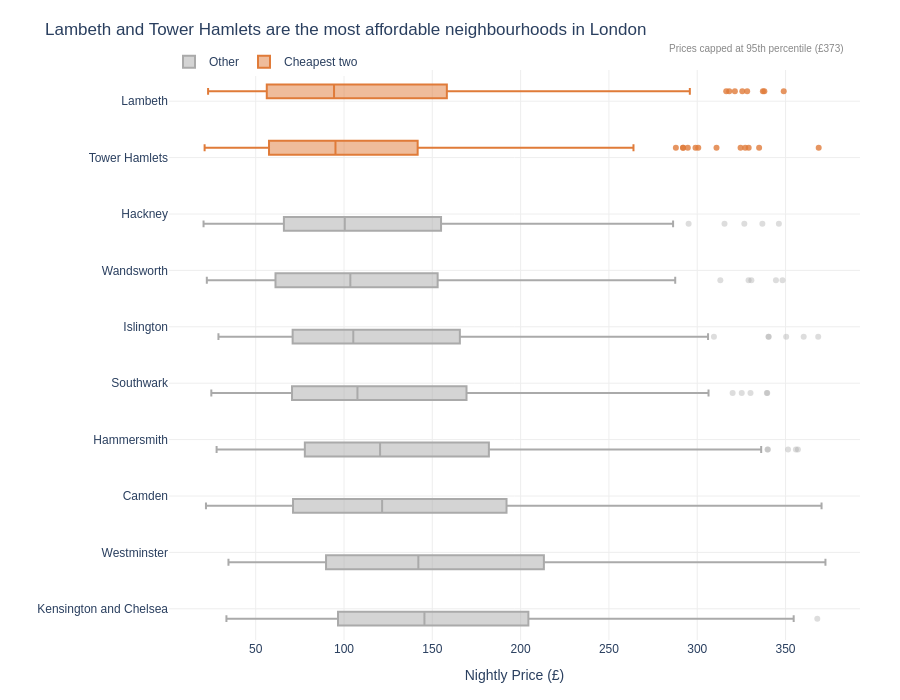

The notebook cell this image was saved under:
### Markdown cell above
## Task 2 — Box plot: listing activity by borough

**What to build:** A **horizontal box plot** comparing listing activity (reviews per month) across London boroughs — reviews per month is a proxy for how frequently a listing is booked.

**Requirements:**
- Horizontal orientation (borough names are long)
- Sorted by median reviews per month (most active at top)
- Highlight the **two most active** boroughs in a different colour
- Outliers shown as individual points
- Insight title naming the two busiest boroughs

> 💡 Some listings have zero reviews — these are new or inactive listings. Filter them out with before plotting

### Code cell
# Task 2
# YOUR CODE HERE
# ── Data prep ─────────────────────────────────────────────────────────────────
# Sort neighbourhoods by median price — most expensive at top for horizontal plot
neighbourhood_order = df_cap.groupby('neighbourhood')['price'].median().sort_values(ascending=True).index.tolist()


# Identify the two cheapest neighbourhoods (first two in ascending sort)
two_cheapest = neighbourhood_order[:2]
print(f"Two cheapest neighbourhoods: {two_cheapest}")

# Colour role column: highlight the two cheapest
df_cap['highlight'] = df_cap['neighbourhood'].apply(lambda n: 'Cheapest two' if n in two_cheapest else 'Other')

# Colour palette: highlight = orange, rest = grey
palette = {'Cheapest two': '#E07B39', 'Other': '#AAAAAA'}

# ── Step 1: Plotly Express base chart ─────────────────────────────────────────
fig = px.box(
    df_cap,
    x='price',
    y='neighbourhood',
    color='highlight',
    category_orders={
        'neighbourhood': neighbourhood_order,   # sorted by median
        'highlight': ['Other', 'Cheapest two'], # legend order
    },
    color_discrete_map=palette,
    labels={'price': 'Nightly Price (£)', 'neighbourhood': ''},
    title=f'{two_cheapest[0]} and {two_cheapest[1]} are the most affordable neighbourhoods in London',
    points='outliers',# show outliers as individual points
    height=700

)

# ── Step 2: Graph Objects customisation ───────────────────────────────────────
fig.update_traces(
    selector=dict(name='Other'),
    marker=dict(opacity=0.4),
)
fig.update_traces(
    selector=dict(name='Cheapest two'),
    marker=dict(opacity=0.8),
)

# Outlier cap annotation
fig.add_annotation(
    xref='paper', yref='paper', x=0.98, y=1.05,
    text=f'Prices capped at 95th percentile (£{p95:.0f})',
    showarrow=False,
    font=dict(size=10, color='#888888'),
    align='right',
)

fig.update_layout(
    plot_bgcolor='white',
    paper_bgcolor='white',
    font=dict(family='Arial', size=12),
    legend=dict(title='', orientation='h', y=1.04),
    margin=dict(l=160, r=40, t=70, b=60),
)
fig.update_xaxes(gridcolor='#EEEEEE')
fig.update_yaxes(gridcolor='#EEEEEE')

fig.show()

### Figure 1 — Plotly figure (JSON) as saved in the notebook; plotly's stock layout.template omitted (floating-point values rounded to 4 significant figures; data arrays with more than 128 entries replaced by an {"elided": "..."} marker saying what was removed)
{"data": [{"alignmentgroup": "True", "boxpoints": "outliers", "hovertemplate": "highlight=Other<br>Nightly Price (£)=%{x}<br>=%{y}<extra></extra>", "legendgroup": "Other", "marker": {"color": "#AAAAAA", "opacity": 0.4}, "name": "Other", "notched": false, "offsetgroup": "Other", "orientation": "h", "showlegend": true, "type": "box", "x": {"elided": "1877 float values"}, "x0": " ", "xaxis": "x", "y": {"elided": "1877 str values"}, "y0": " ", "yaxis": "y"}, {"alignmentgroup": "True", "boxpoints": "outliers", "hovertemplate": "highlight=Cheapest two<br>Nightly Price (£)=%{x}<br>=%{y}<extra></extra>", "legendgroup": "Cheapest two", "marker": {"color": "#E07B39", "opacity": 0.8}, "name": "Cheapest two", "notched": false, "offsetgroup": "Cheapest two", "orientation": "h", "showlegend": true, "type": "box", "x": {"elided": "498 float values"}, "x0": " ", "xaxis": "x", "y": {"elided": "498 str values"}, "y0": " ", "yaxis": "y"}], "layout": {"annotations": [{"align": "right", "font": {"color": "#888888", "size": 10}, "showarrow": false, "text": "Prices capped at 95th percentile (£373)", "x": 0.98, "xref": "paper", "y": 1.05, "yref": "paper"}], "boxmode": "group", "font": {"family": "Arial", "size": 12}, "height": 700, "legend": {"orientation": "h", "title": {"text": ""}, "tracegroupgap": 0, "y": 1.04}, "margin": {"b": 60, "l": 160, "r": 40, "t": 70}, "paper_bgcolor": "white", "plot_bgcolor": "white", "title": {"text": "Lambeth and Tower Hamlets are the most affordable neighbourhoods in London"}, "xaxis": {"anchor": "y", "domain": [0, 1], "gridcolor": "#EEEEEE", "title": {"text": "Nightly Price (£)"}}, "yaxis": {"anchor": "x", "categoryarray": ["Kensington and Chelsea", "Westminster", "Camden", "Hammersmith", "Southwark", "Islington", "Wandsworth", "Hackney", "Tower Hamlets", "Lambeth"], "categoryorder": "array", "domain": [0, 1], "gridcolor": "#EEEEEE", "title": {"text": ""}}}}
